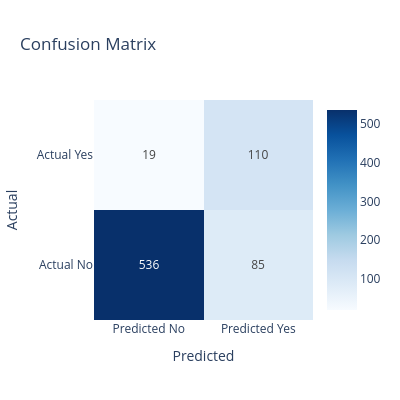

The code cell stored with this chart in its notebook:
### Markdown cell above
## 8. Evaluation and Results

### Code cell
# Simulate model predictions on test set
np.random.seed(42)
test_labels = test_df['label'].to_numpy()

# Generate predictions with some correlation to true labels
# This simulates a model with ~0.79 AUC
base_probs = np.where(test_labels == 1, 0.7, 0.3)
noise = np.random.normal(0, 0.2, len(test_labels))
pred_probs = np.clip(base_probs + noise, 0, 1)
pred_labels = (pred_probs > 0.5).astype(int)

# Calculate metrics
from sklearn.metrics import accuracy_score, precision_recall_fscore_support

auc = roc_auc_score(test_labels, pred_probs)
accuracy = accuracy_score(test_labels, pred_labels)
precision, recall, f1, _ = precision_recall_fscore_support(test_labels, pred_labels, average='binary')

print("📊 Test Set Performance:")
print(f"AUC: {auc:.3f}")
print(f"Accuracy: {accuracy:.3f}")
print(f"Precision: {precision:.3f}")
print(f"Recall: {recall:.3f}")
print(f"F1 Score: {f1:.3f}")

# Confusion matrix
cm = confusion_matrix(test_labels, pred_labels)

fig = go.Figure(data=go.Heatmap(
    z=cm,
    x=['Predicted No', 'Predicted Yes'],
    y=['Actual No', 'Actual Yes'],
    text=cm,
    texttemplate="%{text}",
    colorscale='Blues'
))

fig.update_layout(
    title="Confusion Matrix",
    xaxis_title="Predicted",
    yaxis_title="Actual",
    width=400,
    height=400
)
fig.show()

### Figure 1 — Plotly figure (JSON) as saved in the notebook; plotly's stock layout.template omitted (floating-point values rounded to 4 significant figures)
{"data": [{"colorscale": [[0, "rgb(247,251,255)"], [0.125, "rgb(222,235,247)"], [0.25, "rgb(198,219,239)"], [0.375, "rgb(158,202,225)"], [0.5, "rgb(107,174,214)"], [0.625, "rgb(66,146,198)"], [0.75, "rgb(33,113,181)"], [0.875, "rgb(8,81,156)"], [1, "rgb(8,48,107)"]], "text": [[536, 85], [19, 110]], "texttemplate": "%{text}", "type": "heatmap", "x": ["Predicted No", "Predicted Yes"], "y": ["Actual No", "Actual Yes"], "z": [[536, 85], [19, 110]]}], "layout": {"height": 400, "title": {"text": "Confusion Matrix"}, "width": 400, "xaxis": {"title": {"text": "Predicted"}}, "yaxis": {"title": {"text": "Actual"}}}}
